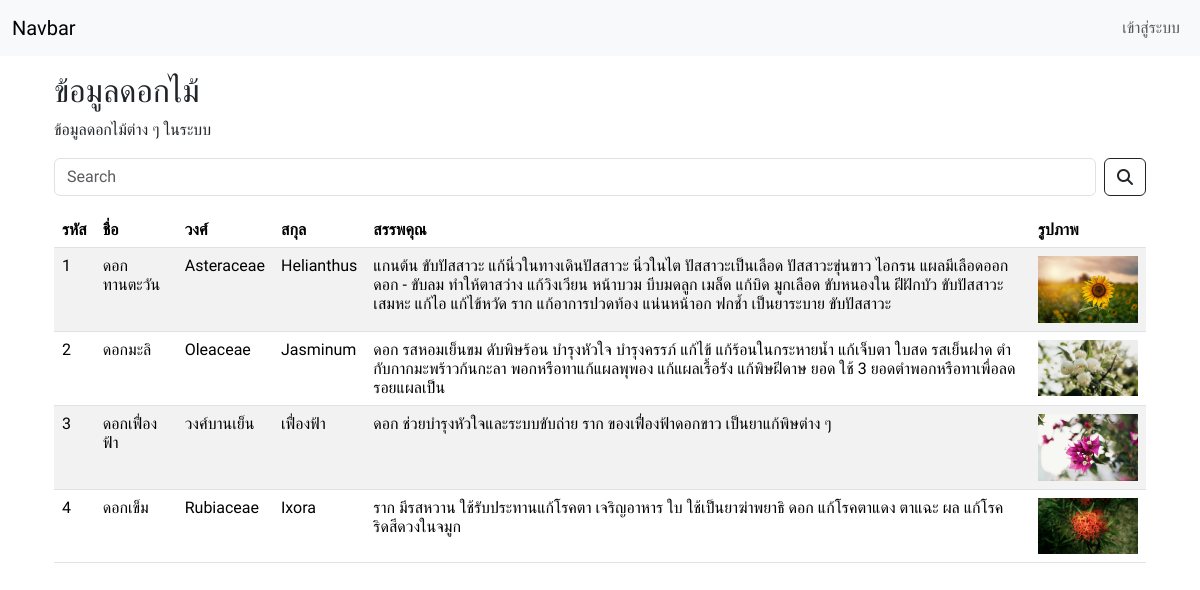
Page /list on the committed database.
### flower_app/models.py (models this page shows, shortened)
class Flower(models.Model):
    flower_id = models.CharField(max_length=20, unique=True)
    name = models.CharField(max_length=50)
    wong = models.CharField(max_length=50)
    sagun = models.CharField(max_length=50)
    properties = models.TextField()
    image = models.ImageField(upload_to='place_images/')

### flower_app/views.py (the view, shortened to what this page needs)
# urls.py: path('list',views.list),
def list(request):
    query = request.GET.get('name')  # รับคำค้นหาจากช่องกรอกคำค้น
    show_flw = Flower.objects.all()
    context = {'Flowerdata': show_flw}
    return render(request, 'list.html', context)

### flower_app/templates/list.html
{% extends "base.html" %} {% block content %}
<div class="container mt-3">
  <h2>ข้อมูลดอกไม้</h2>
  <p>ข้อมูลดอกไม้ต่าง ๆ ในระบบ</p>
  <form class="d-flex" method="get" action="{% url 'list' %}">
    <input
      class="form-control me-2"
      type="search"
      placeholder="Search"
      aria-label="Search"
      name="name"
    />
    <button class="btn btn-outline-dark" type="submit">
      <i class="fas fa-search"></i>
    </button>
  </form>
  <table class="table table-striped">
    <thead>
      <tr>
        <th>รหัส</th>
        <th>ชื่อ</th>
        <th>วงศ์</th>
        <th>สกุล</th>
        <th>สรรพคุณ</th>
        <th>รูปภาพ</th>
      </tr>
    </thead>
    <tbody>
      {% for i in Flowerdata %}
      <tr>
        <td>{{i.flower_id}}</td>
        <td>{{i.name}}</td>
        <td>{{i.wong}}</td>
        <td>{{i.sagun}}</td>
        <td>{{i.properties}}</td>
        <td><img src="{{ i.image.url }}" style="width: 100px" alt="..." /></td>
      </tr>
      {% endfor %}
    </tbody>
  </table>
</div>
{% endblock %}

### flower_app/templates/base.html (style rules this page uses)
body { font-family: "Kanit", sans-serif; }

### rows in the picture
Flower: flower_id "1", name "ดอกทานตะวัน", wong "Asteraceae", sagun "Helianthus", properties "แกนต้น ขับปัสสาวะ แก้นิ่วในทางเดินปัสสาวะ นิ่วในไต ปัสสาวะเป็นเลือด ปัสสาวะขุ่นขาว ไอกรน แผลมีเลือดออก ดอก - ขับลม ทำให้ตาสว่าง แก้วิงเวียน หน้าบวม บีบมดลูก เมล็ด แก้บิด มูกเลือด ขับหนองใน ฝีฝักบัว ขับปัสสาวะ เสมหะ แก้ไอ แก้ไข้หวัด ราก แก้อาการปวดท้อง แน่นหน้าอก ฟกช้ำ เป็นยาระบาย ขับปัสสาวะ", image (picture)
Flower: flower_id "2", name "ดอกมะลิ", wong "Oleaceae", sagun "Jasminum", properties "ดอก รสหอมเย็นขม ดับพิษร้อน บำรุงหัวใจ บำรุงครรภ์ แก้ไข้ แก้ร้อนในกระหายน้ำ แก้เจ็บตา ใบสด รสเย็นฝาด ตำกับกากมะพร้าวก้นกะลา พอกหรือทาแก้แผลพุพอง แก้แผลเรื้อรัง แก้พิษฝีดาษ ยอด ใช้ 3 ยอดตำพอกหรือทาเพื่อลดรอยแผลเป็น", image (picture)
Flower: flower_id "3", name "ดอกเฟื่องฟ้า", wong "วงศ์บานเย็น", sagun "เฟื่องฟ้า", properties "ดอก ช่วยบำรุงหัวใจและระบบขับถ่าย ราก ของเฟื่องฟ้าดอกขาว เป็นยาแก้พิษต่าง ๆ", image (picture)
Flower: flower_id "4", name "ดอกเข็ม", wong "Rubiaceae", sagun "Ixora", properties "ราก มีรสหวาน ใช้รับประทานแก้โรคตา เจริญอาหาร ใบ ใช้เป็นยาฆ่าพยาธิ ดอก แก้โรคตาแดง ตาแฉะ ผล แก้โรคริดสีดวงในจมูก", image (picture)
